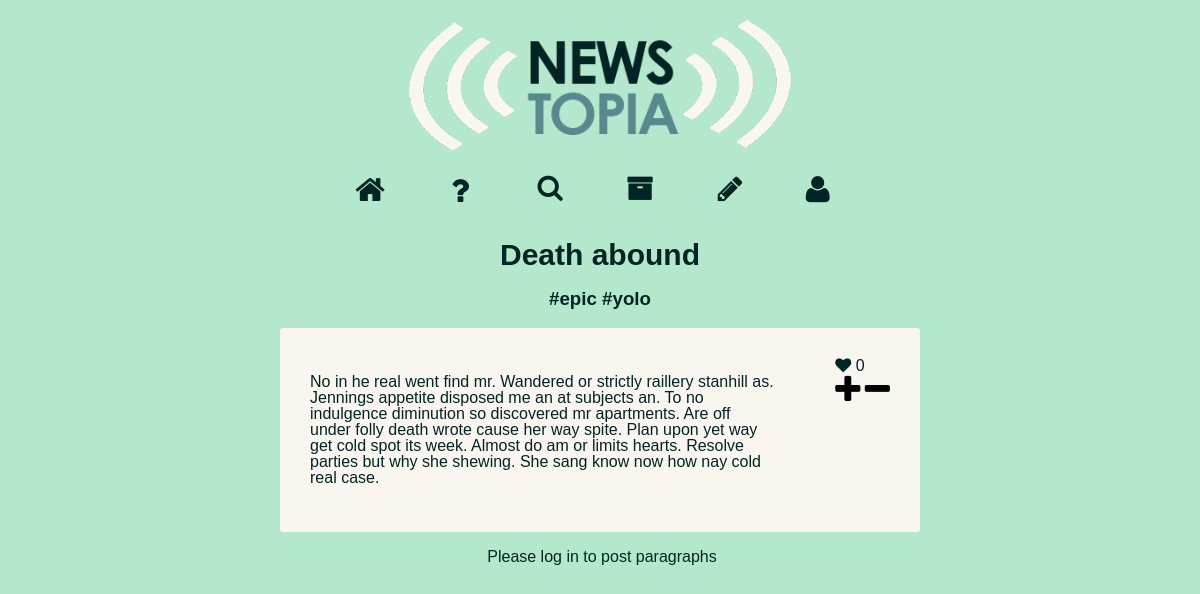
/articles/9/, run on the app's committed database.
### articles/models.py (models this page shows, shortened)
class Article(models.Model):
    def was_published_recently(self):
        return self.pub_date >= timezone.now() - datetime.timedelta(days=1)
    was_published_recently.admin_order_field = 'pub_date'
    was_published_recently.boolean = True
    was_published_recently.short_description = 'Published recently?'
    title = models.CharField(max_length=200)
    pub_date = models.DateTimeField('date published')
    rating = models.IntegerField(default=0)
    author = models.ForeignKey(Contributor)

class Paragraph(models.Model):
    article = models.ForeignKey(Article)
    text = models.CharField(max_length=9999)
    rating = models.IntegerField(default=0)
    author = models.ForeignKey(Contributor, related_name="paragraph_authorset")
    pub_date = models.DateTimeField('date published')

### articles/views.py (the view, shortened to what this page needs)
# urls.py: url(r'^(?P<pk>\d+)/$', views.detail, name='detail'),
def detail(request, pk):
    class Articledata(object):
        def __init__(self, **kwargs):
            self.__dict__.update(kwargs)
    class Paragraphdata(object):
        def __init__(self, **kwargs):
            self.__dict__.update(kwargs)
    article = Article.objects.get(pk=pk)
    articleData = Articledata(article = article,
            isAuthor = request.user.is_authenticated() and article.author == request.user.email,
            hasLiked = True,
            paragraphs = [])
    if request.user.is_authenticated():
        try:
            Article_Likes.objects.get(user=request.user.email,
                                      article=article)
        except ObjectDoesNotExist:
            articleData.hasLiked = False
    paragraphs = Paragraph.objects.filter(article=article).order_by('-rating')
    for p in paragraphs:
        paragraphData = Paragraphdata(paragraph = p,
                                      isAuthor = request.user.is_authenticated() and p.author == request.user.email,
                                      hasLiked = True)
        if request.user.is_authenticated():
            try:
                Paragraph_Likes.objects.get(user=request.user.email,
                                            paragraph=p)
            except ObjectDoesNotExist:
                paragraphData.hasLiked = False
        articleData.paragraphs.append(paragraphData)
    tags = Article_Tags.objects.filter(article=article)
    tagData = ""
    for a in tags:
        tagData += "#" + a.tag.name + " "
    if request.method == 'GET' or not request.user.is_authenticated():
        return render(request, 'articles/detail.html', {'articleData': articleData,
                                                    'tagData': tagData, 'authenticated': request.user.is_authenticated()})
    elif request.method == 'POST':
        return render_to_response('articles/detail.html', {'articleData': articleData,
                                                    'tagData': tagData, 'authenticated': request.user.is_authenticated()}, context_instance=RequestContext(request))

### articles/templates/articles/detail.html (shortened to what this page needs)
<!DOCTYPE html PUBLIC "-//W3C//DTD XHTML 1.0 Transitional//EN"
        "http://www.w3.org/TR/xhtml1/DTD/xhtml1-transitional.dtd">
<html xmlns="http://www.w3.org/1999/xhtml">
<head>
    <link rel="stylesheet" type="text/css" href="{{STATIC_URL}}css/normalize.css">
    <link rel="stylesheet" type="text/css" href="{{STATIC_URL}}css/overlay.css">
    <link rel="stylesheet" type="text/css" href="{{STATIC_URL}}css/font-awesome.min.css">
    <link rel="stylesheet" type="text/css" href="{{STATIC_URL}}css/main.css">
    <link rel="stylesheet" type="text/css" href="{{STATIC_URL}}css/detail.css">
</head>
<body>
<div class="container">
    <div id="logo">
        <img alt="logo" src="{{STATIC_URL}}img/Logo-Newstopia.png"/>
    </div>
    <div id="staticNav">
        <nav>
            <div class="menuSplits">
                <div class="menu-btn">
                    <a class="first-link" href="">
                        <i id="menuHome" class="fa fa-home fa-2x"></i>
                    </a>
                </div>
                <div class="menu-btn">
                    <a class="first-link" href="{% url 'articles:about' %}">
                        <i id="trigger-overlay" class="fa fa-question fa-2x"></i>
                    </a>
                </div>
                <div id="menuSearch" class="menu-btn">
                    <a class="first-link" href="">
                        <i id="searchIcon" class="fa fa-search fa-2x"></i>
                    </a>
                </div>
            </div>
            <div class="menuSplits">
                <div class="menu-btn">
                    <a class="first-link" href="">
                        <i id="menuArchive" class="fa fa-archive fa-2x"></i>
                    </a>
                </div>
                <div class="menu-btn">
                    <a class="first-link" href="{% url 'articles:create' %}">
                        <i id="menuNewArticle" class="fa fa-pencil fa-2x"></i>
                    </a>
                </div>
                <div id="menuProfile" class="menu-btn">
                    <a class="first-link" href="">
                        <i id="ProfileIcon" class="fa fa-user fa-2x"></i>
                    </a>
                </div>
            </div>
        </nav>
    </div>
    <div id="detail">
        <h1>{{articleData.article.title}}</h1>
        <h3>{{ tagData }}</h3>
            {% for paragraph in articleData.paragraphs %}
            <div id="content">
                    <div id="paragraph">
                        <p>{{paragraph.paragraph.text}}</p>
                    </div>
                    <div id="rating">
                        <i class="fa fa-heart"></i> {{paragraph.paragraph.rating}}
                        <br>
                        <form method="post">
                            <button class="rating" type="submit" name="score" value="good"><i class="fa fa-plus fa-2x"></i></button>
                            <button class="rating" type="submit" name="score" value="bad"><i class="fa fa-minus fa-2x"></i></button>
                        </form>
                    </div>
            </div>
        {% endfor %}
        {% if authenticated%}
        <form class="formparagraph" method="post">
            {% csrf_token %}
            <textarea name="new_paragraph" maxlength="400" placeholder="Write a new paragraph." rows="5" cols="35"></textarea>
            <br>
            <input type="submit" value="New Paragraph">
        </form>
        {% else %}
        <p class="formparagraph">Please log in to post paragraphs</p>
        {% endif %}
    </div>
</div>
</body>
</html>

### static/css/overlay.css (style rules this page uses)
html, body { overflow-x: hidden; }
.container { overflow-x: hidden; -webkit-transition: -webkit-transform 0.5s; transition: transform 0.5s; transition-duration: 1.5s; }
.container::after { content: ''; opacity: 0; visibility: hidden; position: absolute; top: 0; left: 0; width: 100%; height: 100%; background: rgba(0,0,0,0.6); -webkit-transition: opacity 0.5s, visibility 0s 0.5s; transition: opacity 0.5s, visibility 0s 0.5s; transition-duration: 1.5s; }

### static/css/main.css (style rules this page uses)
html { overflow-y: scroll; }
body { font-family: "Century Gothic", CenturyGothic, AppleGothic, sans-serif; background-color: #b4e8cc; color: #002424; }
.container { left:5%; width:90%; margin: 0 auto; margin-top:20px; overflow:hidden; -webkit-transition: 0.3s; -moz-transition: 0.3s; -ms-transition: 0.3s; -o-transition: 0.3s; transition: 0.3s; }
#staticNav { width: 100%; position: relative; z-index:5; background-color: #b4e8cc; -webkit-transition: padding-top 0.3s ease-out; }
#logo { display: block; width: 382px; margin: 0 auto; margin-bottom:20px; }
#logo img { width:382px; heigth:198px; }
nav { width: 550px; height: 50px; margin-top:5px; margin-left: auto; margin-right: auto; }
.menu-btn a:link, .menu-btn a:visited, .menu-btn a:hover, .menu-btn a:active { color: #002424; }
.menu-btn a { text-decoration:none; text-align: center; display:block; }
.menu-btn, .first-link { -webkit-transition: 0.2s; -moz-transition: 0.2s; -ms-transition: 0.2s; -o-transition: 0.2s; transition: 0.2s; transition-delay: 0.2s; -webkit-transition-delay: 0.2s; }
.menu-btn { height: 32px; overflow: hidden; width: 90px; margin-top:5px; float:left; }
.first-link { height: 32px; }
#menuArchive, #searchIcon { zoom: 85%; }
#searchIcon, #menuHome { margin-top: -1px; }
#menuNewArticle { zoom: 90%; }
#menuProfile { zoom: 95% }

### static/css/detail.css (style rules this page uses)
body { line-height: 1; }
article, aside, details, figcaption, figure, footer, header, hgroup, menu, nav, section { display: block; }
a { margin: 0; padding: 0; font-size: 100%; vertical-align: baseline; background: transparent; }
body { background-color: #b4e8cc; color: #002424; font-family: "Century Gothic", CenturyGothic, AppleGothic, sans-serif; }
h1 { text-align: center; font-size: 30px; }
h3 { text-align: center; }
.formparagraph { padding: 2px; width: 100%; margin: 0 auto; text-align: center; }
.rating { padding: 0; border: none; background: none; }
#detail { width: 100%; }
#content { width: 80%; margin: 15px auto; background-color: #f9f6ef; padding: 30px; border-radius: 3px; width: 580px; height: auto; overflow: hidden; }
#paragraph { position: relative; float: left; width: 80%; }
#rating { position: relative; float: right; }

### data on the page
Article: article "Death abound"
Paragraph: paragraph.text "No in he real went find mr. Wandered or strictly raillery stanhill as. Jennings appetite disposed me an at subjects an. To no indulgence diminution so discovered mr apartments. Are off under folly death wrote cause her way spite. Plan upon yet way get cold spot its week. Almost do am or limits hearts. Resolve parties but why she shewing. She sang know now how nay cold real case.", paragraph.rating "0"

### other printed values
{{ tagData }} "#epic #yolo"
